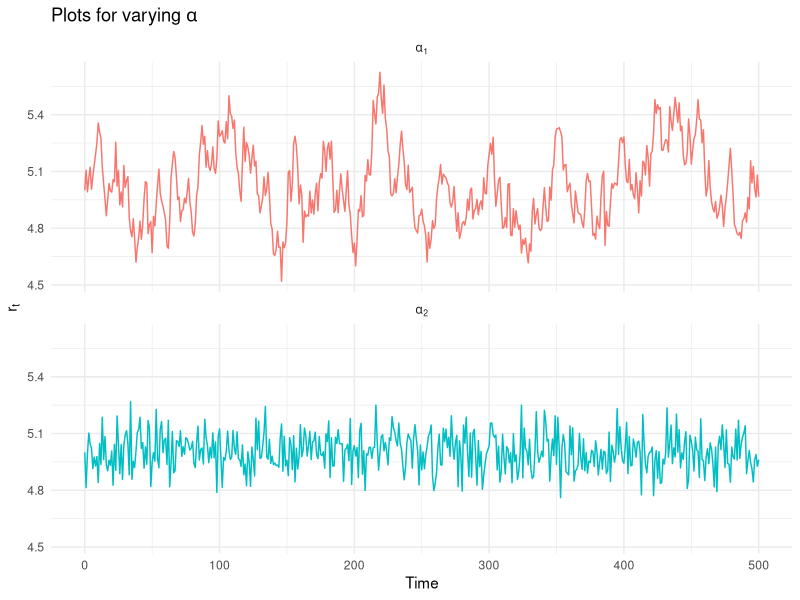
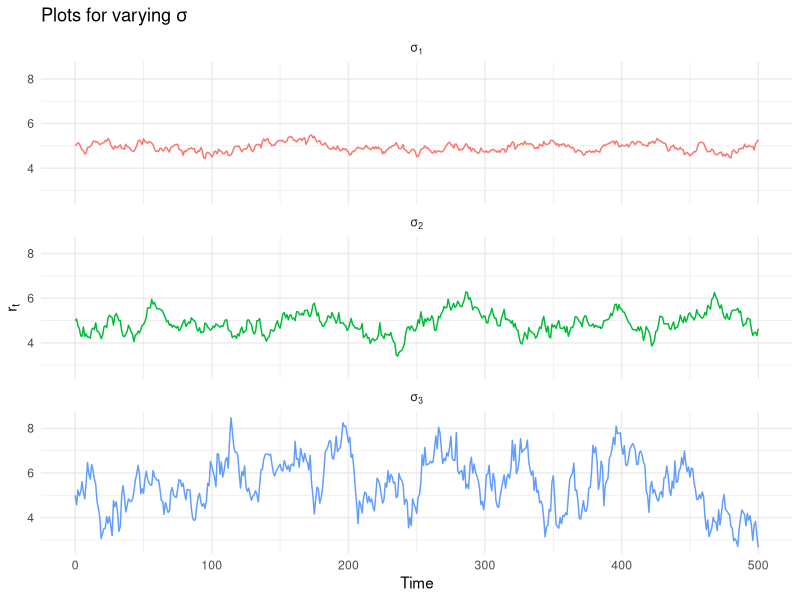
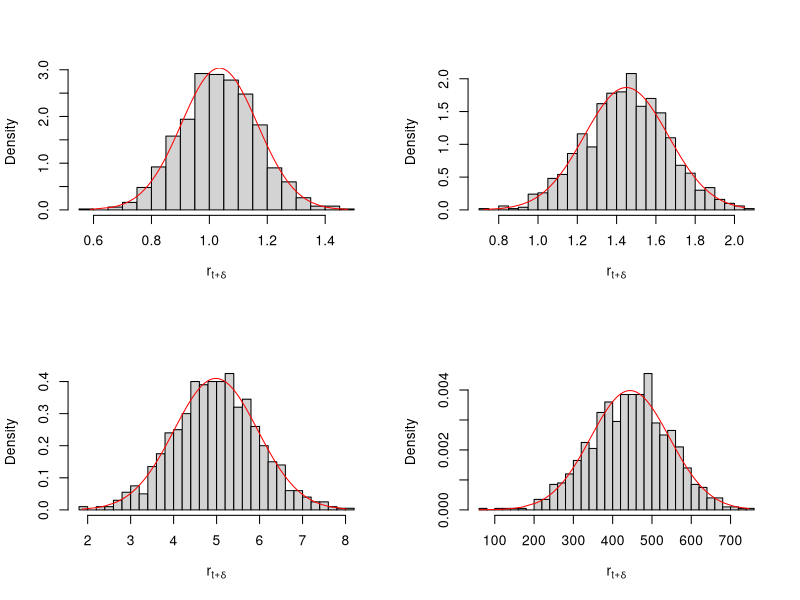

Reproduce these figures in R, in order.
## ---- chunk 1
knitr::opts_chunk$set(echo = TRUE,message = F)
## ---- chunk 2
rm(list=ls())
library(tidyverse)
## ---- chunk 3
## define model parameters

path_sim <- function(num_sims,r0,t,delta,alpha,sigma,b){
  
  dt <- t/delta
  
  r <- r0
  
  for(i in 2:(delta+1)){
  
      dr <- alpha*(b - r[i-1])*dt + sigma*sqrt(dt)*rnorm(1,0,1)
    
      r[i] <- r[i-1] + dr
  }
  
  return(r)
  
} 
## ---- chunk 4
alpha_paths <- list()
sigma_paths <- list()

r0 <- 5
t <- 500
delta <- 500
alpha_set <- c(0.1,1,5)
sigma_set <- c(0.1,0.2,0.5)
b <- c(-5,5)

for(i in 1:length(alpha_set)){
  
  alpha_paths[[i]] <- ts(path_sim(r0=r0,t=t,delta=delta,alpha = alpha_set[i],sigma = sigma_set[1],b=b[2]))
  
  sigma_paths[[i]] <- ts(path_sim(r0=r0,t=t,delta=delta,alpha = alpha_set[1],sigma = sigma_set[i],b=b[2]))
  
}

alpha_sims_df <- cbind.data.frame('alpha1'=alpha_paths[[1]],
                               'alpha2'=alpha_paths[[2]],
                               'alpha3'=alpha_paths[[3]],
                               't'=seq(0,t,t/delta))

sigma_sims_df <- cbind.data.frame('sigma1'=sigma_paths[[1]],
                               'sigma2'=sigma_paths[[2]],
                               'sigma3'=sigma_paths[[3]],
                               't'=seq(0,t,t/delta))
alpha_sims_df %>% 
  pivot_longer(names_to = 'Parameter',
               values_to='Value',cols=c('alpha1','alpha2','alpha3')) -> alpha_sims_df 

sigma_sims_df %>% 
  pivot_longer(names_to = 'Parameter',
               values_to='Value',cols=c('sigma1','sigma2','sigma3'))  -> sigma_sims_df


alpha_sims_df$Parameter <- factor(alpha_sims_df$Parameter,
                                  levels = c('alpha1','alpha2','alpha3'),
                                  labels = c("alpha[1]", "alpha[2]", "alpha[3]"))

sigma_sims_df$Parameter <- factor(sigma_sims_df$Parameter,
                                  levels = c('sigma1','sigma2','sigma3'),
                                  labels = c("sigma[1]", "sigma[2]", "sigma[3]"))

## ---- chunk 5

alpha_sims_df %>%
  filter(Parameter != 'alpha[3]') %>% 
  ggplot(aes(x=t,y=Value,color=Parameter)) +
  geom_line() + theme_minimal() + theme(legend.position = 'none') + 
  labs(title= expression(paste('Plots for varying ',alpha)),x='Time',y=expression(r[t]))+ 
  facet_wrap(~Parameter,labeller = label_parsed,ncol=1) 


## ---- chunk 6

sigma_sims_df %>% 
  ggplot(aes(x=t,y=Value,color=Parameter)) +
  geom_line() + theme_minimal() + theme(legend.position = 'none') + 
  labs(title= expression(paste('Plots for varying ',sigma)),x='Time',y=expression(r[t]))+ 
  facet_wrap(~Parameter,labeller = label_parsed,ncol = 1) 

## ---- chunk 7

euler_maruyama <- function(t,n,b,alpha,sigma,r0){
  
  dw  <- rnorm(n, 0, sqrt(t/n))
  
  dt  <- t/n
  
  r <- c(r0)
  
  for (i in 2:(n+1)) {
   
     r[i]  <-  r[i-1] + alpha*(b-r[i-1])*dt + sigma*dw[i-1]
  
  }
  
  
  
  r1 <- r[length(r)]
  
  r1_plus_delta <- rnorm(1,r1+alpha*(b-r1)*n,sd=sigma*n)
  
  results <- list(r1,r1_plus_delta)
  
  return(results)
}

## ---- chunk 8

set.seed(1031)
subintervals <- c(1,0.5,0.1,0.001)
num_sims <- 1000


r1_sim <- list()
r1_plus_delta_sim <- list()

for(i in 1:length(subintervals)){
  
    r1_temp <- c()
    r1_plus_delta_temp <- c()
    
  for(j in 1:num_sims){
    
    result <- euler_maruyama(t=1,n=(1/subintervals[i]),b=5,alpha=0.1,sigma=0.1,r0=0.1)
    r1_temp[j] <- result[[1]]  
    r1_plus_delta_temp[j] <- result[[2]]
  
  }
  
    r1_sim[[i]] <- r1_temp
    r1_plus_delta_sim[[i]] <- r1_plus_delta_temp
}
true_mean <- 0.1+0.1*(5-0.1)*subintervals
true_sd <- 0.1*subintervals

## ---- chunk 9
par(mfrow=c(2,2))
for(i in 1:4){
  hist(r1_plus_delta_sim[[i]],breaks = 30,probability = T,main ='',xlab = expression(r[t+delta]))
  lines(x=sort(r1_plus_delta_sim[[i]]),dnorm(sort(r1_plus_delta_sim[[i]]),mean = mean(r1_plus_delta_sim[[i]]),sd=sd(r1_plus_delta_sim[[i]])),col='red')
}

